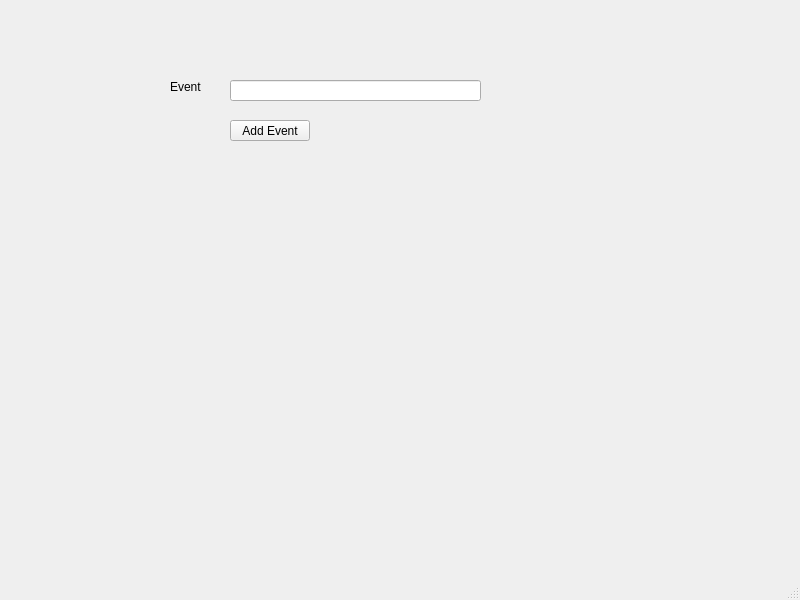
<?xml version="1.0" encoding="UTF-8"?>
<ui version="4.0">
 <class>MainWindow</class>
 <widget class="QMainWindow" name="MainWindow">
  <property name="geometry">
   <rect>
    <x>0</x>
    <y>0</y>
    <width>800</width>
    <height>600</height>
   </rect>
  </property>
  <property name="windowTitle">
   <string>MainWindow</string>
  </property>
  <widget class="QWidget" name="centralwidget">
   <widget class="QLineEdit" name="lineEditEventDiscription">
    <property name="geometry">
     <rect>
      <x>230</x>
      <y>80</y>
      <width>251</width>
      <height>21</height>
     </rect>
    </property>
   </widget>
   <widget class="QPushButton" name="pushButtonAddEvent">
    <property name="geometry">
     <rect>
      <x>230</x>
      <y>120</y>
      <width>80</width>
      <height>21</height>
     </rect>
    </property>
    <property name="text">
     <string>Add Event</string>
    </property>
   </widget>
   <widget class="QLabel" name="label">
    <property name="geometry">
     <rect>
      <x>170</x>
      <y>80</y>
      <width>47</width>
      <height>13</height>
     </rect>
    </property>
    <property name="text">
     <string>Event</string>
    </property>
   </widget>
  </widget>
  <widget class="QMenuBar" name="menubar">
   <property name="geometry">
    <rect>
     <x>0</x>
     <y>0</y>
     <width>800</width>
     <height>20</height>
    </rect>
   </property>
  </widget>
  <widget class="QStatusBar" name="statusbar"/>
 </widget>
 <resources/>
 <connections/>
</ui>
